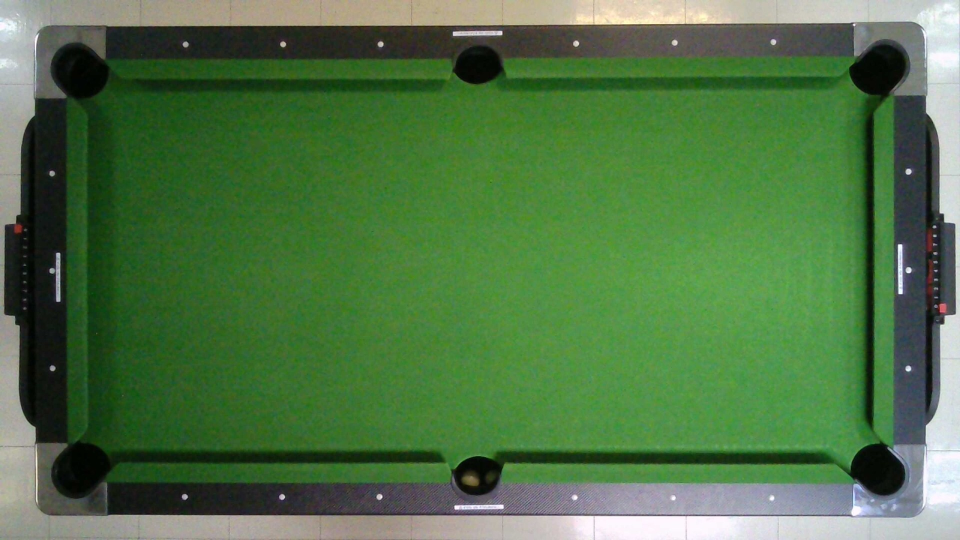
#> input picture Test_Perspective/new.jpg, 1920 x 1080 px, given in place of the camera (shown at 1/2 size)
$ python Houghcircle.py
#> lines starting #> are read from the running program, lines starting #| are printed output that depends on the picture; after the words box and inside, x2 and y2 are one past the last pixel; in counts of white or black regions, pixels touching at a corner belong together
import cv2
import numpy as np
width = 1920
height = 1080
# Callback function for trackbar
def nothing(x):
    pass

def createTable():
    h,w = 880,1920
    frame = np.zeros((h, w, 1), np.uint8)
    pocket_point = [(0,0),(int(w/2),-30),(w,0),(0,h),(int(w/2),h+30),(w,h)]
    for i in pocket_point:
        cv2.circle(frame, i , 50, (255, 255, 255), -1)
    return frame

# Load the video
cap = cv2.VideoCapture(0)
cap.set(cv2.CAP_PROP_FRAME_HEIGHT, height)
cap.set(cv2.CAP_PROP_FRAME_WIDTH, width)
# Create a window for trackbars

cv2.namedWindow('Hough Circle Detection')
cv2.namedWindow('Hough Circle Detection',cv2.WND_PROP_FULLSCREEN)
cv2.setWindowProperty('Hough Circle Detection', cv2.WND_PROP_FULLSCREEN, cv2.WINDOW_FULLSCREEN)
# Create trackbars for parameters
cv2.createTrackbar('minRadius', 'Hough Circle Detection', 40, 100, nothing)
cv2.createTrackbar('maxRadius', 'Hough Circle Detection', 40, 100, nothing)
cv2.createTrackbar('param1', 'Hough Circle Detection', 1, 100, nothing)
cv2.createTrackbar('param2', 'Hough Circle Detection', 1, 100, nothing)

while(cap.isOpened()):
    ret, frame = cap.read()
#> frame is the input picture: shape (1080, 1920, 3); mean B, G, R 70.1, 116.8, 79.5
    tl = (245 ,10)
    bl = (180 ,900)
    tr = (1717 ,22)
    br = (1760 ,930)
    cv2.circle(frame, tl, 3, (0, 0, 255), -1)
#> frame: shape (1080, 1920, 3); under 0.01% of pixels changed, all inside (x1, y1, x2, y2) = (242, 7, 249, 14)
    cv2.circle(frame, bl, 3, (0, 0, 255), -1)
#> frame: shape (1080, 1920, 3); mean B, G, R 70.1, 116.8, 79.6
    cv2.circle(frame, tr, 3, (0, 0, 255), -1)
#> frame: shape (1080, 1920, 3); mean B, G, R 70.1, 116.8, 79.6
    cv2.circle(frame, br, 3, (0, 0, 255), -1)
#> frame: shape (1080, 1920, 3); mean B, G, R 70.1, 116.8, 79.6
    cv2.line(frame, tl, bl, (0, 255, 0), 2)
    cv2.line(frame, bl, br, (0, 255, 0), 2)
    cv2.line(frame, br, tr, (0, 255, 0), 2)
    cv2.line(frame, tl, tr, (0, 255, 0), 2)
    pts1 = np.float32([tl, bl, tr, br])
    pts2 = np.float32([[0, 0], [0, height], [width, 0], [width, height]])
    matrix = cv2.getPerspectiveTransform(pts1, pts2)
    # Compute the perspective transform M
    frame = cv2.warpPerspective(frame, matrix, (width, height))
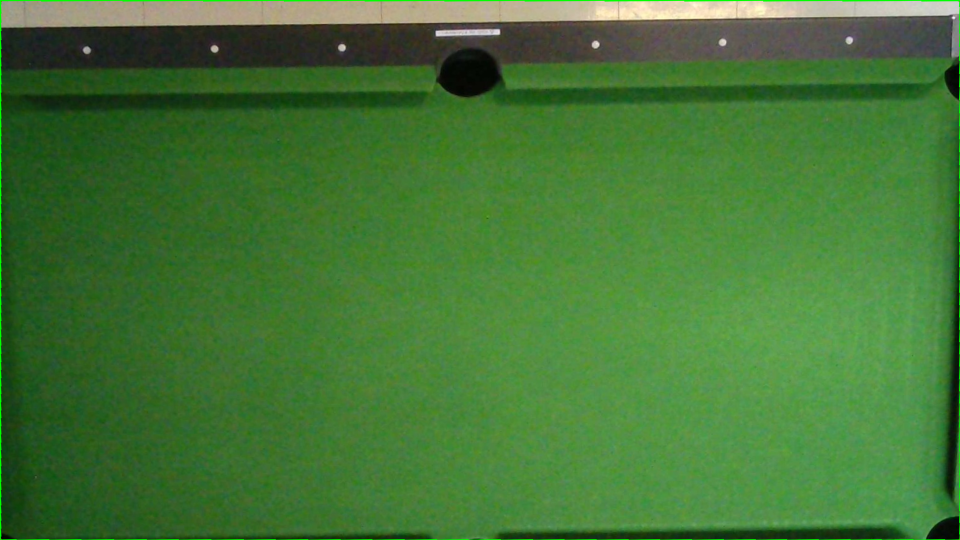
#> frame: shape (1080, 1920, 3) (shown at 1/2 size); mean B, G, R 54.2, 118.8, 68.1
    frame = frame[200:1080,0:1920]
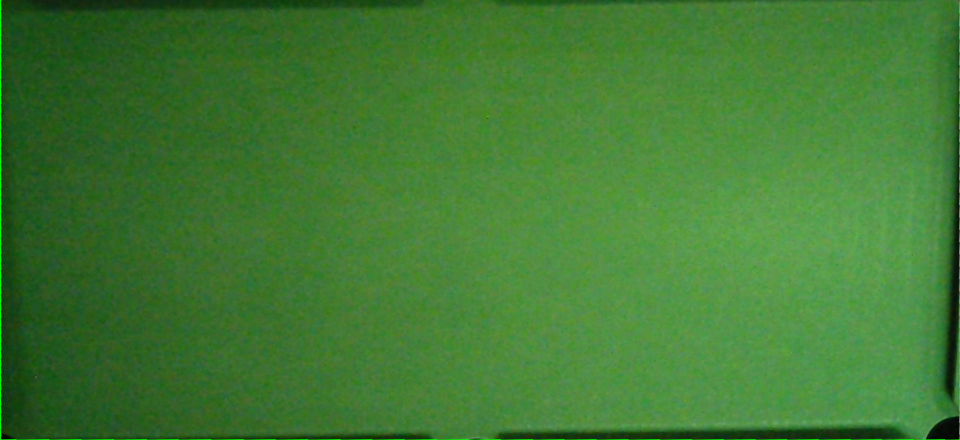
#> frame: shape (880, 1920, 3) (shown at 1/2 size); mean B, G, R 51.3, 123.2, 64.8
    blurFrame = cv2.GaussianBlur(frame, (7, 7), 0)
    # Apply Canny edge detection
    gray = cv2.cvtColor(blurFrame, cv2.COLOR_BGR2GRAY)
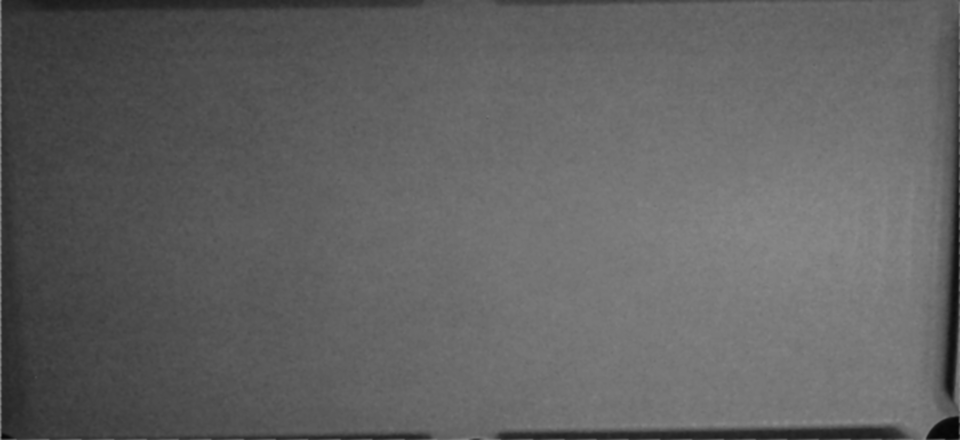
#> gray: shape (880, 1920) (shown at 1/2 size); min 5, max 140, mean 97.5
    # edges = cv2.Canny(gray, 20, 50)
    # kernel = np.ones((3,3),np.uint8)
    # mask_closing = cv2.morphologyEx(edges, cv2.MORPH_CLOSE, kernel) # dilate->erode

    hsv = cv2.cvtColor(blurFrame, cv2.COLOR_BGR2HSV)
#> hsv: shape (880, 1920, 3); mean H, S, V 54.6, 151.3, 123.1
    # Set minimum and max HSV values to display
    lower = np.array([50, 0, 0])
    upper = np.array([90, 255, 255])
    kernel = np.ones((3,3),np.uint8)
    mask = cv2.inRange(hsv, lower, upper)
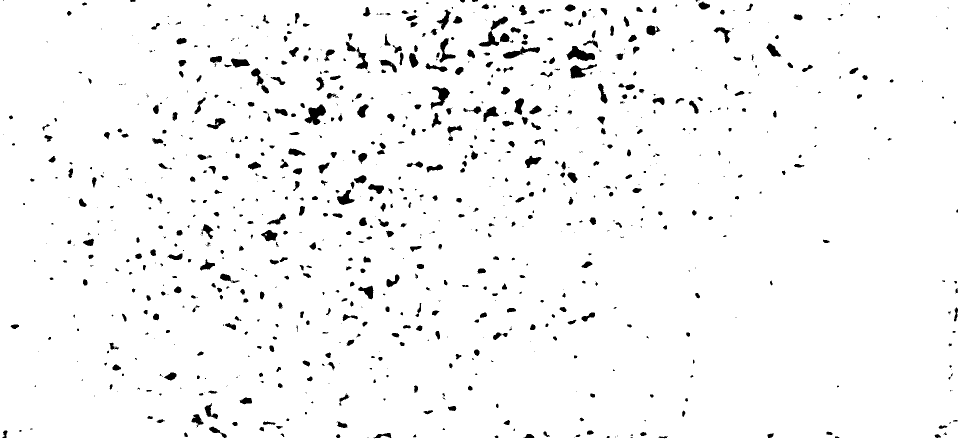
#> mask: shape (880, 1920) (shown at 1/2 size); 96.5% white; 953 black regions (420 under 20 px), largest, box (x1, y1, x2, y2) and area: (609, 209, 652, 250) 951, (1133, 92, 1190, 122) 937, (957, 33, 1016, 93) 927
    mask_closing = cv2.morphologyEx(mask, cv2.MORPH_OPEN, kernel) # dilate->erode
#> mask_closing: shape (880, 1920); 96.4% white; 844 black regions (313 under 20 px), largest, box (x1, y1, x2, y2) and area: (609, 209, 652, 250) 965, (957, 33, 1016, 93) 948, (1133, 92, 1190, 122) 944
    mask = cv2.dilate(mask_closing,kernel,iterations = 1)
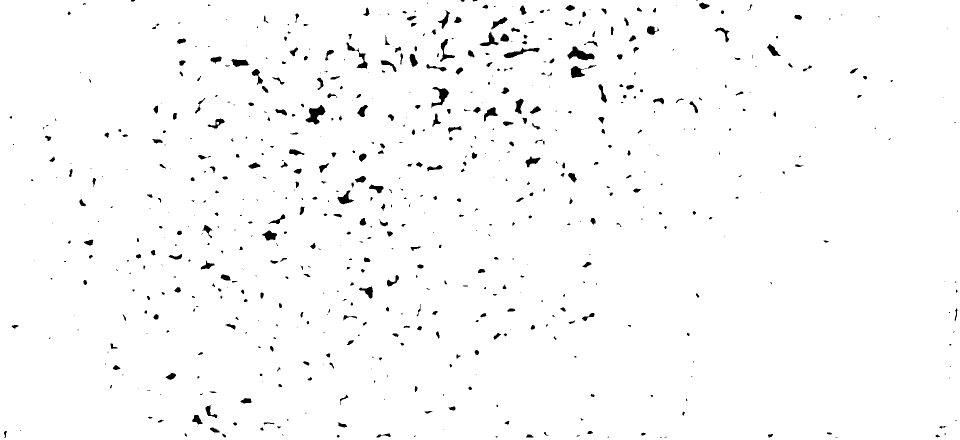
#> mask: shape (880, 1920) (shown at 1/2 size); 98% white; 659 black regions (302 under 20 px), largest, box (x1, y1, x2, y2) and area: (611, 210, 651, 249) 774, (1135, 93, 1189, 121) 758, (863, 174, 899, 216) 569
    inv_mask = cv2.bitwise_not(mask)
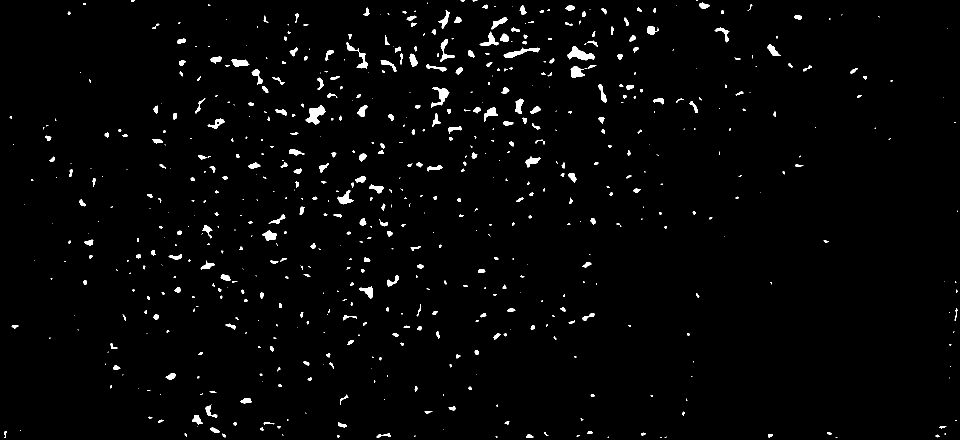
#> inv_mask: shape (880, 1920) (shown at 1/2 size); 2% white; 659 white regions (302 under 20 px), largest, box (x1, y1, x2, y2) and area: (611, 210, 651, 249) 774, (1135, 93, 1189, 121) 758, (863, 174, 899, 216) 569
    output = cv2.bitwise_and(frame,frame, mask= inv_mask)
    black = createTable()
#> after the loop in createTable, `for i in pocket_point:`:
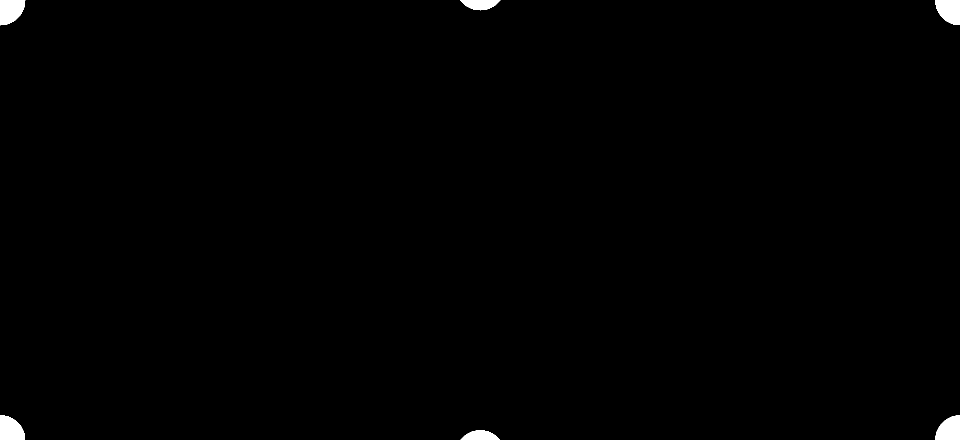
#> frame: shape (880, 1920, 1) (shown at 1/2 size); 0.6% white; 6 white regions, box (x1, y1, x2, y2) and area: (0, 0, 51, 51) 2012, (1870, 0, 1920, 50) 1961, (0, 830, 50, 880) 1961, (1871, 831, 1920, 880) 1911, (920, 0, 1001, 21) 1157, (921, 860, 1000, 880) 1076
    ret,thresh1 = cv2.threshold(black,127,255,cv2.THRESH_BINARY)
#> (the run stopped early here; a loop or call above may not have finished)
